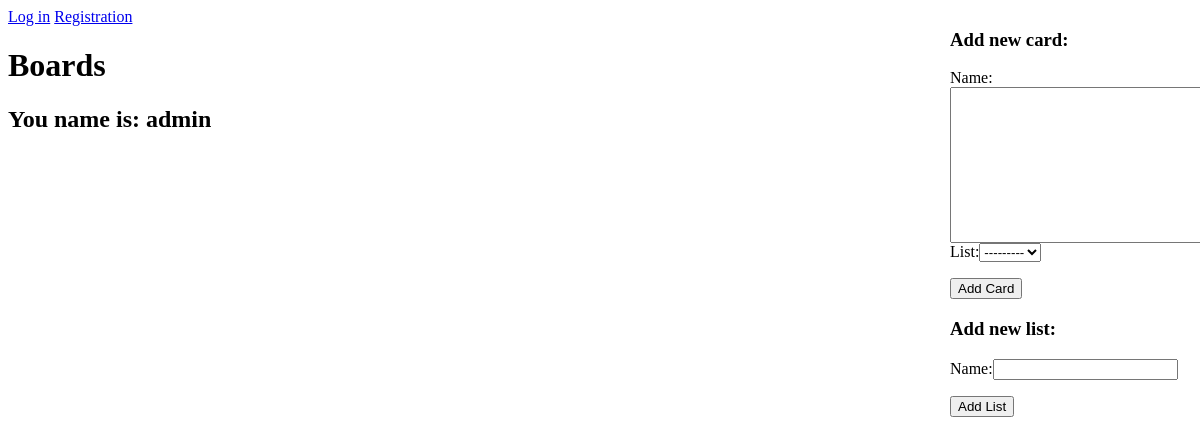
Before: /boards/ (signed in) with the older database file.
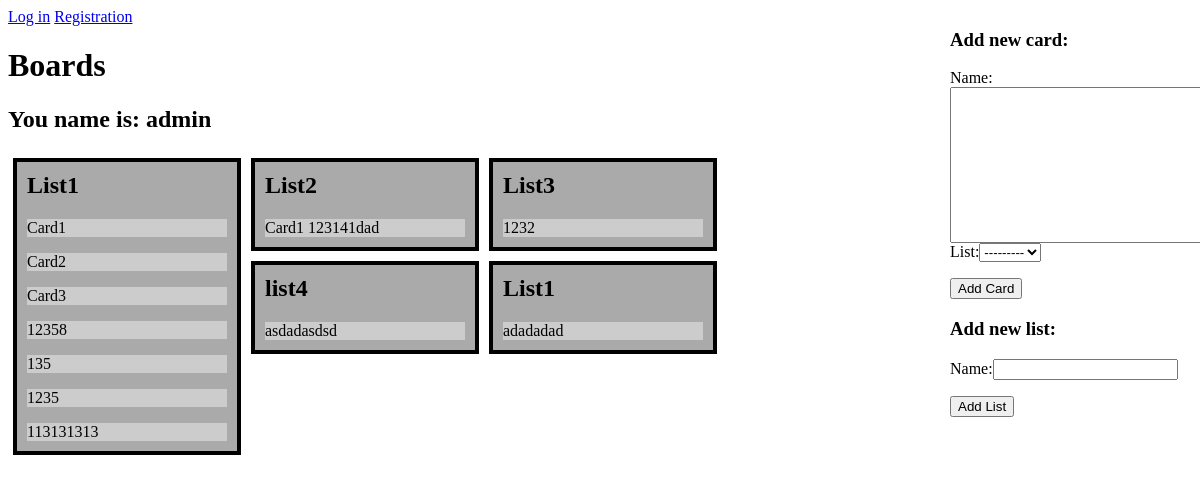
After: the same page with the newer database file.
### boards/models.py (models this page shows, shortened)
class List(models.Model):
    name = models.CharField(max_length=100)
    user = models.ForeignKey(User, on_delete=models.CASCADE)
    def __str__(self):
        return self.name

class Card(models.Model):
    list = models.ForeignKey(List, on_delete=models.CASCADE)
    name = models.TextField(max_length=300, blank=True)
    def __str__(self):
        return self.name

### boards/views.py (the view)
# urls.py: path('', views.index, name = 'index'),
@login_required
def index(request):
    dictionary = {}
    lists = List.objects.filter(user_id=request.user.id)  #Filter lists by user_id
    for list in lists:
        cards = Card.objects.filter(list_id=list.id)
        dictionary[list] = cards
    if request.method == 'POST':
        form_card = CardForm(request.POST)
        if form_card.is_valid():
            a = form_card.save(commit=False)
            a.user = request.user
            a.save()
            return redirect('index')  # using GET request, for reloading the page without submitting form again
        form_list = ListForm(request.POST)
        if form_list.is_valid():
            a = form_list.save(commit=False)
            a.user = request.user
            a.save()
            return redirect('index')
    else:
        form_list = ListForm()
        form_card = CardForm()
    forms_dict = {'form_list': form_list, 'form_card': form_card}
    context = {'dictionary': dictionary, 'form': forms_dict} # dictionary == "lists" : { list1 : [card1, card2, car3] }
    return render(request, 'boards/index.html', context)

### boards/templates/boards/index.html (shortened to what this page needs)
{% load static %}
<link rel="stylesheet" href="{% static 'css/style.css' %}">
<nav>
    <a href="/users/login" class="button">Log in</a>
    <a href="/users/register" class="button">Registration</a>
</nav>
<h1>Boards</h1>
{% if user.is_authenticated %}
    <h2>You name is: {{ user.username }}</h2>
{% else %}
    <h2>You are not logged in </h2>
{% endif %}
<div class="board">
    {% for list, cards in dictionary.items %}
    <div class="list">
        <h2>{{ list.name }}</h2>
        {% for card in cards %}
            <div class="card">
                <p>{{ card }}</p>
            </div>
        {% endfor %}
    </div>
    {% endfor %}
</div>
<div class="forms">
    <form action = "" method = "POST">
        <h3>Add new card:</h3>
        <p>{{ form.form_card }}</p>
        <input type="submit" value="Add Card">
    </form>
    <form action = "" method = "POST">
        <h3>Add new list:</h3>
        <p>{{ form.form_list }}</p>
        <input type="submit" value="Add List">
    </form>
</div>

### boards/static/css/style.css (style rules this page uses)
.board { width: 80%; }
.list { display: table; position: relative; width: 200px; height: auto; background: #aaa; padding: 10px; border: 4px solid black; margin: 5px; float: left; }
.card { position: relative; width: auto; height: auto; background: #ccc; }
.forms { position: fixed; right: 0px; top: 0px; margin: 10px; width: 20%; }

Changed rows visible on the page:
added List: name "List1"
added Card: name "Card1", shown under "List1"
added Card: name "Card2", shown under "List1"
added Card: name "Card3", shown under "List1"
added Card: name "12358", shown under "List1"
added Card: name "135", shown under "List1"
added Card: name "1235", shown under "List1"
added Card: name "113131313", shown under "List1"
added List: name "List2"
added Card: name "Card1 123141dad", shown under "List2"
added List: name "List3"
added Card: name "1232", shown under "List3"
added List: name "list4"
added Card: name "asdadasdsd", shown under "list4"
added List: name "List1"
added Card: name "adadadad", shown under "List1"
